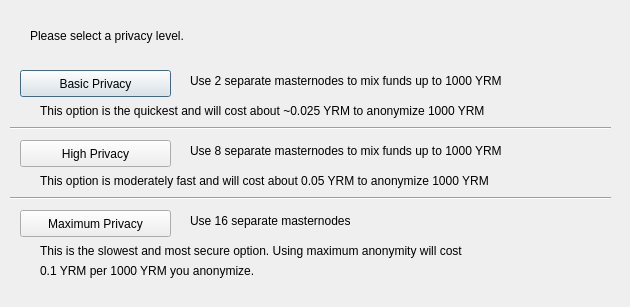
<?xml version="1.0" encoding="UTF-8"?>
<ui version="4.0">
 <class>DarksendConfig</class>
 <widget class="QDialog" name="DarksendConfig">
  <property name="geometry">
   <rect>
    <x>0</x>
    <y>0</y>
    <width>630</width>
    <height>307</height>
   </rect>
  </property>
  <property name="windowTitle">
   <string>Configure PrivateSend</string>
  </property>
  <widget class="QPushButton" name="buttonBasic">
   <property name="geometry">
    <rect>
     <x>20</x>
     <y>70</y>
     <width>151</width>
     <height>27</height>
    </rect>
   </property>
   <property name="text">
    <string>Basic Privacy</string>
   </property>
  </widget>
  <widget class="QPushButton" name="buttonHigh">
   <property name="geometry">
    <rect>
     <x>20</x>
     <y>140</y>
     <width>151</width>
     <height>27</height>
    </rect>
   </property>
   <property name="text">
    <string>High Privacy</string>
   </property>
  </widget>
  <widget class="QPushButton" name="buttonMax">
   <property name="geometry">
    <rect>
     <x>20</x>
     <y>210</y>
     <width>151</width>
     <height>27</height>
    </rect>
   </property>
   <property name="text">
    <string>Maximum Privacy</string>
   </property>
  </widget>
  <widget class="QLabel" name="label">
   <property name="geometry">
    <rect>
     <x>30</x>
     <y>20</y>
     <width>571</width>
     <height>31</height>
    </rect>
   </property>
   <property name="text">
    <string>Please select a privacy level.</string>
   </property>
  </widget>
  <widget class="QLabel" name="label_2">
   <property name="geometry">
    <rect>
     <x>190</x>
     <y>70</y>
     <width>421</width>
     <height>21</height>
    </rect>
   </property>
   <property name="text">
    <string>Use 2 separate masternodes to mix funds up to 1000 YRM</string>
   </property>
  </widget>
  <widget class="QLabel" name="label_3">
   <property name="geometry">
    <rect>
     <x>190</x>
     <y>140</y>
     <width>411</width>
     <height>21</height>
    </rect>
   </property>
   <property name="text">
    <string>Use 8 separate masternodes to mix funds up to 1000 YRM</string>
   </property>
  </widget>
  <widget class="QLabel" name="label_4">
   <property name="geometry">
    <rect>
     <x>190</x>
     <y>210</y>
     <width>421</width>
     <height>21</height>
    </rect>
   </property>
   <property name="text">
    <string>Use 16 separate masternodes</string>
   </property>
  </widget>
  <widget class="QLabel" name="label_6">
   <property name="geometry">
    <rect>
     <x>40</x>
     <y>100</y>
     <width>561</width>
     <height>21</height>
    </rect>
   </property>
   <property name="text">
    <string>This option is the quickest and will cost about ~0.025 YRM to anonymize 1000 YRM</string>
   </property>
  </widget>
  <widget class="QLabel" name="label_7">
   <property name="geometry">
    <rect>
     <x>40</x>
     <y>170</y>
     <width>561</width>
     <height>21</height>
    </rect>
   </property>
   <property name="text">
    <string>This option is moderately fast and will cost about 0.05 YRM to anonymize 1000 YRM</string>
   </property>
  </widget>
  <widget class="QLabel" name="label_8">
   <property name="geometry">
    <rect>
     <x>40</x>
     <y>240</y>
     <width>561</width>
     <height>21</height>
    </rect>
   </property>
   <property name="text">
    <string>This is the slowest and most secure option. Using maximum anonymity will cost</string>
   </property>
  </widget>
  <widget class="QLabel" name="label_9">
   <property name="geometry">
    <rect>
     <x>40</x>
     <y>260</y>
     <width>561</width>
     <height>21</height>
    </rect>
   </property>
   <property name="text">
    <string>0.1 YRM per 1000 YRM you anonymize.</string>
   </property>
  </widget>
  <widget class="Line" name="line">
   <property name="geometry">
    <rect>
     <x>10</x>
     <y>120</y>
     <width>601</width>
     <height>16</height>
    </rect>
   </property>
   <property name="orientation">
    <enum>Qt::Horizontal</enum>
   </property>
  </widget>
  <widget class="Line" name="line_2">
   <property name="geometry">
    <rect>
     <x>10</x>
     <y>190</y>
     <width>601</width>
     <height>16</height>
    </rect>
   </property>
   <property name="orientation">
    <enum>Qt::Horizontal</enum>
   </property>
  </widget>
 </widget>
 <resources/>
 <connections/>
</ui>
